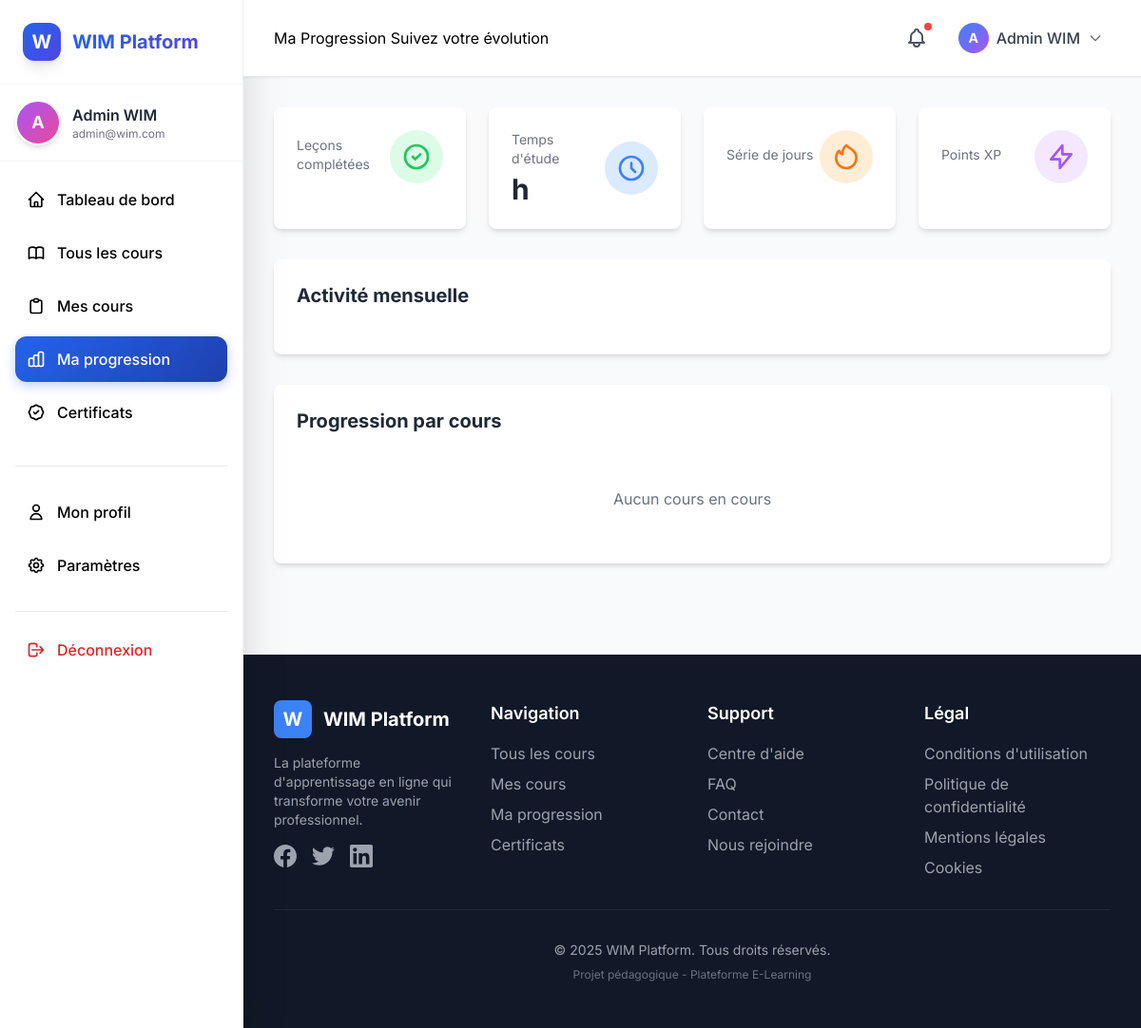
Screenshot of /progress/overview/ (signed in) with the database file from the repository.
### apps/users/models.py (models this page shows, shortened)
class User(AbstractUser):
    username = None
    email = models.EmailField('adresse email', unique=True)
    name = models.CharField('nom complet', max_length=150, blank=True)
    bio = models.TextField('biographie', max_length=500, blank=True)
    avatar = models.ImageField(upload_to='avatars/', blank=True, null=True)
    phone = models.CharField('téléphone', max_length=20, blank=True)
    location = models.CharField('localisation', max_length=100, blank=True)
    newsletter_subscribed = models.BooleanField('newsletter', default=True)
    email_notifications = models.BooleanField('notifications', default=True)
    is_instructor = models.BooleanField('instructeur', default=False)
    groups = models.ManyToManyField(
        'auth.Group',
        verbose_name='groups',
        blank=True,
        related_name='custom_users',
        related_query_name='custom_user',
    )
    user_permissions = models.ManyToManyField(
        'auth.Permission',
        verbose_name='user permissions',
        blank=True,
        related_name='custom_users',
        related_query_name='custom_user',
    )
    objects = UserManager()
    USERNAME_FIELD = 'email'
    REQUIRED_FIELDS = ['name']
    class Meta:
        verbose_name = 'utilisateur'
        verbose_name_plural = 'utilisateurs'
        ordering = ['-date_joined']

### apps/progress/views.py (the view)
# urls.py: path('overview/', views.ProgressOverviewView.as_view(), name='overview'),
class ProgressOverviewView(LoginRequiredMixin, TemplateView):
    template_name = 'progress/overview.html'
    def get_context_data(self, **kwargs):
        context = super().get_context_data(**kwargs)
        user = self.request.user
        enrollments = Enrollment.objects.filter(user=user, is_active=True)
        context['total_courses'] = enrollments.count()
        context['completed_courses'] = enrollments.filter(is_completed=True).count()
        context['in_progress_courses'] = enrollments.filter(is_completed=False).count()
        avg_progress = enrollments.aggregate(
            avg=Avg('progress_percentage')
        )['avg'] or 0
        context['average_progress'] = round(avg_progress, 1)
        context['active_enrollments'] = enrollments.select_related('course')
        return context

### templates/progress/overview.html (shortened to what this page needs)
{% extends 'base.html' %}
{% load static %}
{% load math_filters %}
{% block page_title %}Ma Progression{% endblock %}
{% block page_subtitle %}Suivez votre évolution{% endblock %}
{% block content %}
<div class="grid grid-cols-1 md:grid-cols-4 gap-6 mb-8">
    <div class="bg-white rounded-lg shadow-md p-6">
        <div class="flex items-center justify-between">
            <div>
                <p class="text-gray-500 text-sm">Leçons complétées</p>
            </div>
            <div class="bg-green-100 rounded-full p-3">
                <svg class="w-8 h-8 text-green-500" fill="none" stroke="currentColor" viewBox="0 0 24 24">
                    <path stroke-linecap="round" stroke-linejoin="round" stroke-width="2" d="M9 12l2 2 4-4m6 2a9 9 0 11-18 0 9 9 0 0118 0z"></path>
                </svg>
            </div>
        </div>
    </div>
    <div class="bg-white rounded-lg shadow-md p-6">
        <div class="flex items-center justify-between">
            <div>
                <p class="text-gray-500 text-sm">Temps d'étude</p>
                <p class="text-3xl font-bold text-gray-800 mt-1">{{ total_study_hours }}h</p>
            </div>
            <div class="bg-blue-100 rounded-full p-3">
                <svg class="w-8 h-8 text-blue-500" fill="none" stroke="currentColor" viewBox="0 0 24 24">
                    <path stroke-linecap="round" stroke-linejoin="round" stroke-width="2" d="M12 8v4l3 3m6-3a9 9 0 11-18 0 9 9 0 0118 0z"></path>
                </svg>
            </div>
        </div>
    </div>
    <div class="bg-white rounded-lg shadow-md p-6">
        <div class="flex items-center justify-between">
            <div>
                <p class="text-gray-500 text-sm">Série de jours</p>
            </div>
            <div class="bg-orange-100 rounded-full p-3">
            </div>
        </div>
    </div>
    <div class="bg-white rounded-lg shadow-md p-6">
        <div class="flex items-center justify-between">
            <div>
                <p class="text-gray-500 text-sm">Points XP</p>
            </div>
            <div class="bg-purple-100 rounded-full p-3">
                <svg class="w-8 h-8 text-purple-500" fill="none" stroke="currentColor" viewBox="0 0 24 24">
                    <path stroke-linecap="round" stroke-linejoin="round" stroke-width="2" d="M13 10V3L4 14h7v7l9-11h-7z"></path>
                </svg>
            </div>
        </div>
    </div>
</div>
<div class="bg-white rounded-lg shadow-md p-6 mb-8">
    <h2 class="text-xl font-bold text-gray-800 mb-6">Activité mensuelle</h2>
</div>
<div class="bg-white rounded-lg shadow-md p-6">
    <h2 class="text-xl font-bold text-gray-800 mb-6">Progression par cours</h2>
    <div class="space-y-4">
        {% for enrollment in enrollments %}
        <div class="border rounded-lg p-4">
            <div class="flex items-center justify-between mb-3">
                <div class="flex-1">
                    <h3 class="font-semibold text-gray-800">{{ enrollment.course.title }}</h3>
                    <p class="text-sm text-gray-600">{{ enrollment.course.category.name }}</p>
                </div>
                <a href="{% url 'progress:course_progress' enrollment.course.id %}"
                   class="text-blue-500 hover:text-blue-600 text-sm">
                    Détails →
                </a>
            </div>
            <div class="mb-2">
                <div class="flex justify-between text-sm mb-1">
                    <span class="text-gray-600">Progression</span>
                    <span class="font-semibold text-blue-500">{{ enrollment.progress_percentage|floatformat:0 }}%</span>
                </div>
                <div class="w-full bg-gray-200 rounded-full h-3">
                    <div class="bg-blue-500 h-3 rounded-full transition-all" style="width: {{ enrollment.progress_percentage }}%"></div>
                </div>
            </div>
            <div class="grid grid-cols-3 gap-4 text-sm">
                <div>
                    <p class="text-gray-500">Leçons</p>
                    <p class="font-semibold">{{ enrollment.completed_lessons }}/{{ enrollment.total_lessons }}</p>
                </div>
                <div>
                    <p class="text-gray-500">Temps passé</p>
                    <p class="font-semibold">{{ enrollment.total_time_spent|div:3600|floatformat:1 }}h</p>
                </div>
                <div>
                    <p class="text-gray-500">Dernier accès</p>
                    <p class="font-semibold">{{ enrollment.last_accessed|date:"d/m" }}</p>
                </div>
            </div>
        </div>
        {% empty %}
        <div class="text-center py-8">
            <p class="text-gray-500">Aucun cours en cours</p>
        </div>
        {% endfor %}
    </div>
</div>
{% endblock %}

### templates/base.html (shortened to what this page needs)
{% load static %}
<!DOCTYPE html>
<html lang="fr">
<head>
    <script src="https://cdn.tailwindcss.com"></script>
</head>
<body class="bg-gray-50 antialiased">
    <div class="flex min-h-screen">
        {% if user.is_authenticated %}
        <aside class="w-64 bg-white shadow-2xl fixed h-screen overflow-y-auto border-r border-gray-100 z-10">
            <div class="p-6 border-b border-gray-100">
                <a href="{% url 'dashboard:index' %}" class="flex items-center space-x-3 group">
                    <div class="w-10 h-10 bg-gradient-to-br from-blue-600 to-indigo-600 rounded-xl flex items-center justify-center shadow-lg group-hover:shadow-xl transition-all">
                        <span class="text-white font-bold text-xl">W</span>
                    </div>
                    <span class="text-xl font-bold bg-gradient-to-r from-blue-600 to-indigo-600 bg-clip-text text-transparent">
                    </span>
                </a>
            </div>
            <div class="p-4 border-b border-gray-100">
                <div class="flex items-center space-x-3">
                    {% if user.avatar %}
                        <img src="{{ user.avatar.url }}" alt="{{ user.name }}" class="w-12 h-12 rounded-full border-2 border-blue-200">
                    {% else %}
                        <div class="w-12 h-12 bg-gradient-to-br from-purple-500 to-pink-500 rounded-full flex items-center justify-center border-2 border-white shadow-md">
                            <span class="text-white text-lg font-bold">{{ user.name|first }}</span>
                        </div>
                    {% endif %}
                    <div class="flex-1 min-w-0">
                        <p class="font-semibold text-gray-800 truncate">{{ user.name|truncatechars:15 }}</p>
                        <p class="text-xs text-gray-500 truncate">{{ user.email|truncatechars:20 }}</p>
                    </div>
                </div>
            </div>
            <nav class="p-4">
                <ul class="space-y-2">
                    <li>
                        <a href="{% url 'dashboard:index' %}" class="sidebar-item flex items-center space-x-3 p-3 rounded-xl ">
                            <svg class="w-5 h-5" fill="none" stroke="currentColor" viewBox="0 0 24 24">
                                <path stroke-linecap="round" stroke-linejoin="round" stroke-width="2" d="M3 12l2-2m0 0l7-7 7 7M5 10v10a1 1 0 001 1h3m10-11l2 2m-2-2v10a1 1 0 01-1 1h-3m-6 0a1 1 0 001-1v-4a1 1 0 011-1h2a1 1 0 011 1v4a1 1 0 001 1m-6 0h6"></path>
                            </svg>
                            <span class="font-medium">Tableau de bord</span>
                        </a>
                    </li>
                    <li>
                        <a href="{% url 'courses:list' %}" class="sidebar-item flex items-center space-x-3 p-3 rounded-xl {% if request.resolver_match.namespace == 'courses' %}active{% endif %}">
                            <span class="font-medium">Tous les cours</span>
                        </a>
                    </li>
                    <li>
                        <a href="{% url 'enrollments:my-courses' %}" class="sidebar-item flex items-center space-x-3 p-3 rounded-xl {% if request.resolver_match.namespace == 'enrollments' %}active{% endif %}">
                            <svg class="w-5 h-5" fill="none" stroke="currentColor" viewBox="0 0 24 24">
                                <path stroke-linecap="round" stroke-linejoin="round" stroke-width="2" d="M9 5H7a2 2 0 00-2 2v12a2 2 0 002 2h10a2 2 0 002-2V7a2 2 0 00-2-2h-2M9 5a2 2 0 002 2h2a2 2 0 002-2M9 5a2 2 0 012-2h2a2 2 0 012 2"></path>
                            </svg>
                            <span class="font-medium">Mes cours</span>
                        </a>
                    </li>
                    <li>
                        <a href="{% url 'progress:overview' %}" class="sidebar-item flex items-center space-x-3 p-3 rounded-xl {% if request.resolver_match.namespace == 'progress' %}active{% endif %}">
                            <span class="font-medium">Ma progression</span>
                        </a>
                    </li>
                    <li>
                        <a href="{% url 'certificates:gallery' %}" class="sidebar-item flex items-center space-x-3 p-3 rounded-xl {% if request.resolver_match.namespace == 'certificates' %}active{% endif %}">
                            <span class="font-medium">Certificats</span>
                        </a>
                    </li>
                </ul>
                <div class="mt-8 pt-6 border-t border-gray-200">
                    <ul class="space-y-2">
                        <li>
                            <a href="{% url 'users:profile' user.pk %}" class="sidebar-item flex items-center space-x-3 p-3 rounded-xl">
                                <svg class="w-5 h-5" fill="none" stroke="currentColor" viewBox="0 0 24 24">
                                    <path stroke-linecap="round" stroke-linejoin="round" stroke-width="2" d="M16 7a4 4 0 11-8 0 4 4 0 018 0zM12 14a7 7 0 00-7 7h14a7 7 0 00-7-7z"></path>
                                </svg>
                                <span class="font-medium">Mon profil</span>
                            </a>
                        </li>
                        <li>
                            <a href="{% url 'users:settings' %}" class="sidebar-item flex items-center space-x-3 p-3 rounded-xl">
                                <span class="font-medium">Paramètres</span>
                            </a>
                        </li>
                    </ul>
                </div>
                <div class="mt-6 pt-4 border-t border-gray-200">
                    <a href="{% url 'authentication:logout' %}" class="sidebar-item flex items-center space-x-3 p-3 rounded-xl text-red-600 hover:bg-red-50">
                        <svg class="w-5 h-5" fill="none" stroke="currentColor" viewBox="0 0 24 24">
                            <path stroke-linecap="round" stroke-linejoin="round" stroke-width="2" d="M17 16l4-4m0 0l-4-4m4 4H7m6 4v1a3 3 0 01-3 3H6a3 3 0 01-3-3V7a3 3 0 013-3h4a3 3 0 013 3v1"></path>
                        </svg>
                        <span class="font-medium">Déconnexion</span>
                    </a>
                </div>
            </nav>
        </aside>
        {% endif %}
        <div class="flex-1 {% if user.is_authenticated %}ml-64{% endif %}">
            {% if user.is_authenticated %}
            <header class="bg-white shadow-sm border-b sticky top-0 z-10">
                <div class="px-8 py-4">
                    <div class="flex items-center justify-between">
                        <div>
                            {% block page_title %}{% endblock %}
                            {% block page_subtitle %}{% endblock %}
                        </div>
                        <div class="flex items-center space-x-4">
                            <button class="relative p-2 text-gray-600 hover:bg-gray-100 rounded-lg transition-colors">
                                <span class="absolute top-1 right-1 w-2 h-2 bg-red-500 rounded-full"></span>
                            </button>
                            <div class="relative">
                                <button onclick="toggleUserMenu()" class="flex items-center space-x-2 p-2 rounded-lg hover:bg-gray-100 transition-all">
                                    {% if user.avatar %}
                                        <img src="{{ user.avatar.url }}" alt="{{ user.name }}" class="w-8 h-8 rounded-full">
                                    {% else %}
                                        <div class="w-8 h-8 bg-gradient-to-br from-blue-500 to-purple-500 rounded-full flex items-center justify-center">
                                            <span class="text-white text-sm font-bold">{{ user.name|first }}</span>
                                        </div>
                                    {% endif %}
                                    <span class="text-gray-700 font-medium">{{ user.name|truncatechars:12 }}</span>
                                    <svg class="w-4 h-4 text-gray-500" fill="none" stroke="currentColor" viewBox="0 0 24 24">
                                        <path stroke-linecap="round" stroke-linejoin="round" stroke-width="2" d="M19 9l-7 7-7-7"></path>
                                    </svg>
                                </button>
                            </div>
                        </div>
                    </div>
                </div>
            </header>
            {% endif %}
            <main class="p-8 animate-fade-in-up">
                {% block content %}{% endblock %}
            </main>
            {% include 'partials/footer.html' %}
        </div>
    </div>
</body>
</html>

### templates/base.html (style rules this page uses)
body { font-family: 'Inter', sans-serif; }
:root { --primary-blue: #2563EB; --primary-dark: #1E40AF; --primary-light: #60A5FA; --success: #10B981; --warning: #F59E0B; --danger: #EF4444; --info: #3B82F6; }
.sidebar-item { transition: all 0.3s cubic-bezier(0.4, 0, 0.2, 1); }
.sidebar-item.active { background: linear-gradient(135deg, #2563EB, #1E40AF); color: white; box-shadow: 0 4px 12px rgba(37, 99, 235, 0.3); }
.animate-fade-in-up { animation: fadeInUp 0.6s ease-out; }

### rows the page displays
User: name|first "A", name "Admin WIM", email "admin@wim.com"

### other values shown
{{ current_year|default:"2025" }} "2025"
